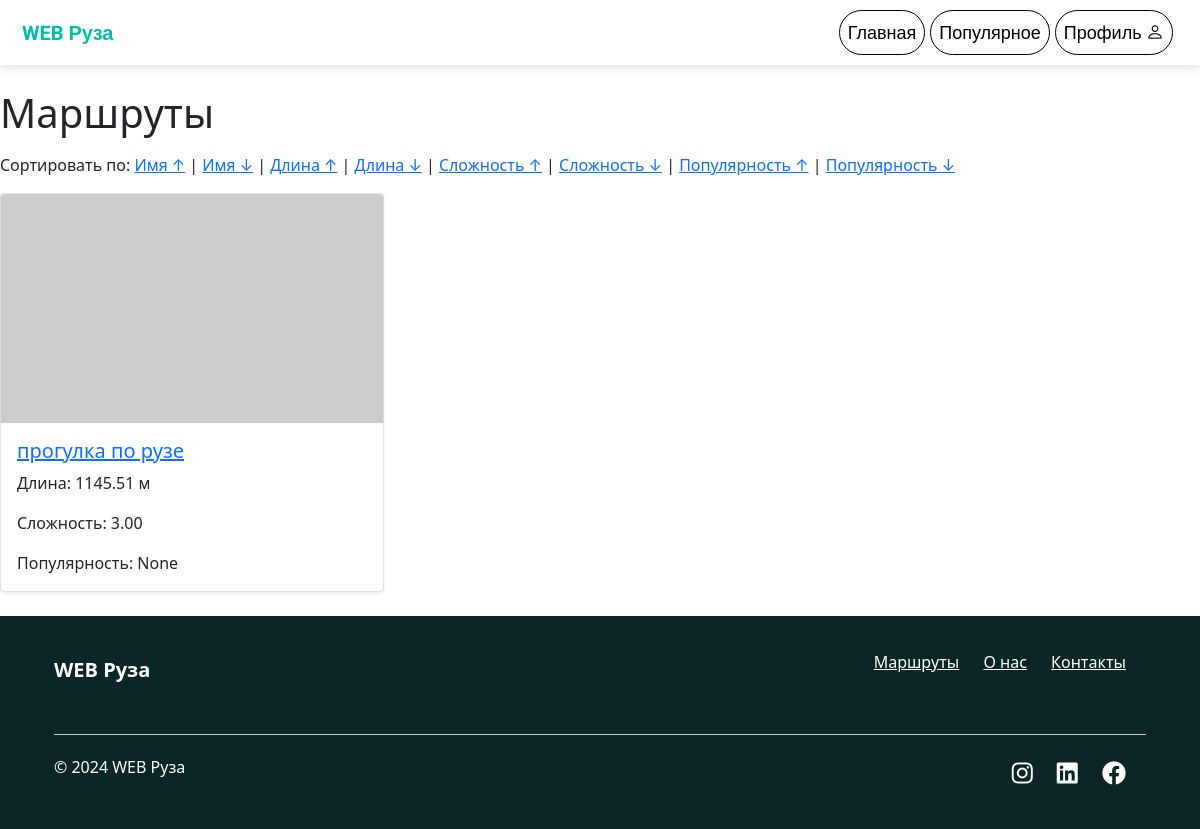
The page /routes/ on the database as committed earlier.
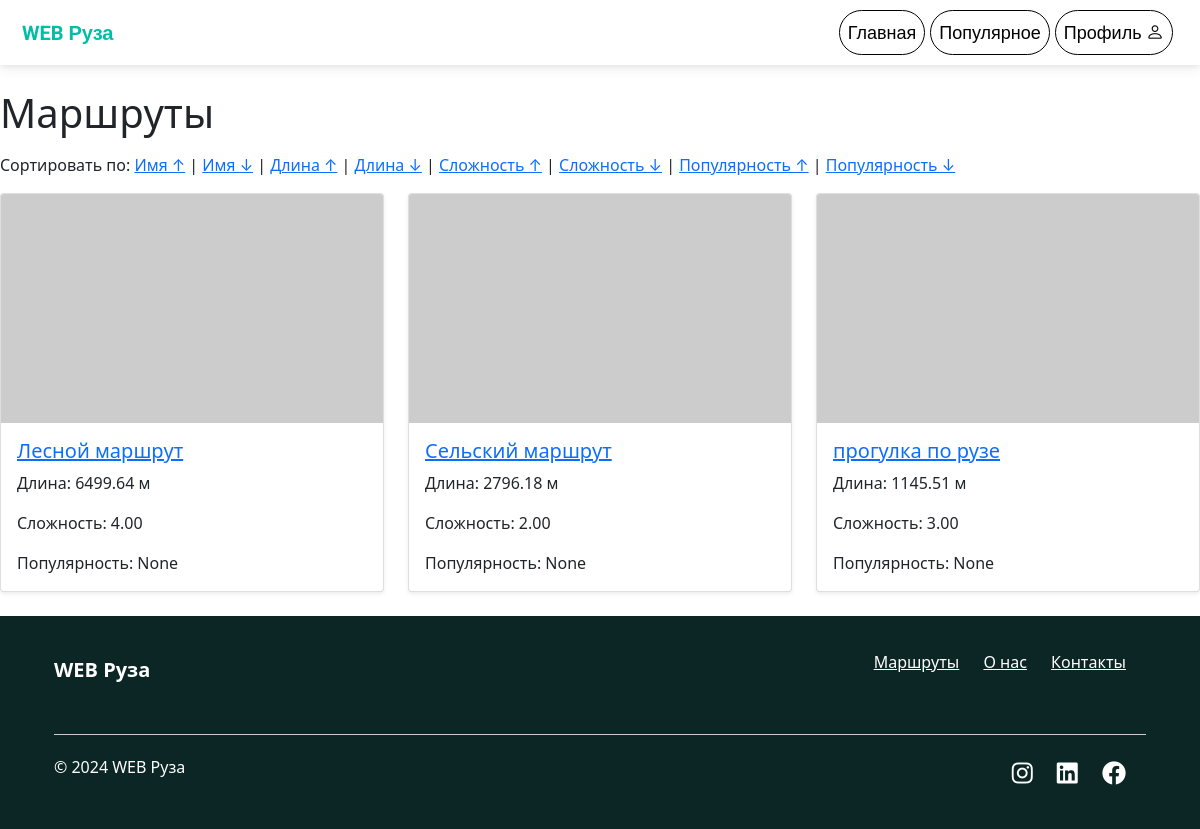
The same page on the database as committed later.
### Constructor/models.py (models this page shows)
class Line(models.Model):
    name = models.TextField(null=True)
    coordinates = models.TextField(null=True)
    length = models.DecimalField(max_digits=7, decimal_places=2, null=True)
    difficulty = models.DecimalField(max_digits=5, decimal_places=2, null=True)
    seasons = models.TextField(null=True)
    popularity = models.DecimalField(max_digits=7, decimal_places=0, null=True)
    notes = models.TextField(null=True)

### Constructor/views.py (the view)
# urls.py: path('routes/', views.route_list, name='route_list'),
def route_list(request):
    sort_by = request.GET.get('sort_by', 'name')  # Default sort by name
    order = request.GET.get('order', 'asc')  # Default order ascending
    if order == 'desc':
        sort_by = '-' + sort_by
    routes = Line.objects.all().order_by(sort_by)
    return render(request, 'route_list.html', {'routes': routes})

### Constructor/templates/route_list.html (shortened to what this page needs)
{% extends 'base_generic.html' %}
{% block content %}
<!DOCTYPE html>
<html lang="ru">
<head>
    <link href="https://cdn.jsdelivr.net/npm/bootstrap@5.1.3/dist/css/bootstrap.min.css" rel="stylesheet">
</head>
<body>
    <h1 class="mt-4 mb-3">Маршруты</h1>
    <div class="mb-3">
        <span>Сортировать по:</span>
        <a href="?sort_by=name&order=asc">Имя ↑</a> |
        <a href="?sort_by=name&order=desc">Имя ↓</a> |
        <a href="?sort_by=length&order=asc">Длина ↑</a> |
        <a href="?sort_by=length&order=desc">Длина ↓</a> |
        <a href="?sort_by=difficulty&order=asc">Сложность ↑</a> |
        <a href="?sort_by=difficulty&order=desc">Сложность ↓</a> |
        <a href="?sort_by=popularity&order=asc">Популярность ↑</a> |
        <a href="?sort_by=popularity&order=desc">Популярность ↓</a>
    </div>
    <div class="row">
        {% for route in routes %}
        <div class="col-md-4">
            <div class="card mb-4 shadow-sm">
                <img class="card-img-top" src="https://via.placeholder.com/500x300" alt="Изображение маршрута">
                <div class="card-body">
                    <h5 class="card-title">
                        <a href="{% url 'route_page' route.id %}">{{ route.name }}</a>
                    </h5>
                    <p class="card-text">Длина: {{ route.length }} м</p>
                    <p class="card-text">Сложность: {{ route.difficulty }}</p>
                    <p class="card-text">Популярность: {{ route.popularity }}</p>
                </div>
            </div>
        </div>
        {% endfor %}
    </div>
</body>
</html>
{% endblock %}

### Rusa/templates/base_generic.html (shortened to what this page needs)
{% load static %}
<!DOCTYPE html>
<html lang="en">
<head>
    <link rel="stylesheet" href="https://cdn.jsdelivr.net/npm/bootstrap-icons@1.10.3/font/bootstrap-icons.css">
    <link href="https://cdnjs.cloudflare.com/ajax/libs/font-awesome/6.0.0/css/all.min.css" rel="stylesheet" />
    <link href="https://cdnjs.cloudflare.com/ajax/libs/mdb-ui-kit/6.2.0/mdb.min.css" rel="stylesheet" />
</head>
<body class="d-flex flex-column min-vh-100">
    <header>
        <nav class="navbar navbar-expand-lg" style="background-color: #fff; padding: 10px">
            <div class="container-fluid">
                <a class="navbar-brand" href="{% url 'home' %}" style="font-family: 'Roboto', sans-serif; font-size: 20px; font-weight: bold; color: #00BFA6">WEB Руза</a>
                <div id="navbarNav">
                    <ul class="navbar-nav d-flex flex-row">
                        <li class="nav-item" style="flex: 0 0 auto; margin-right: 5px;">
                            <a class="nav-link custom-font-size btn-custom" aria-current="page" href="{% url 'home' %}">Главная</a>
                        </li>
                        <li class="nav-item" style="flex: 0 0 auto; margin-right: 5px;">
                            <a class="nav-link custom-font-size btn-custom" href="{% url 'route_list' %}">Популярное</a>
                        </li>
                        <li class="nav-item" style="flex: 0 0 auto; margin-right: 5px;">
                            <a class="nav-link custom-font-size btn-custom" href="{% url 'view_profile' %}">Профиль <i class="bi bi-person"></i></a>
                        </li>
                    </ul>
                </div>
            </div>
        </nav>
    </header>
    {% block content %}
    {% endblock content %}
    <div class="mt-auto">
        <footer class="footer-bottom">
            <div class="container p-4 text-center">
                <div class="row">
                    <div class="col-md-6 text-md-start mb-4">
                        <a class="navbar-brand" href="#">
                            <span style="color: #ffffff; font-weight: bold;">WEB Руза</span>
                        </a>
                    </div>
                    <div class="col-md-6 text-md-end mb-4">
                        <nav>
                            <a href="{% url 'popular' %}">Маршруты</a>
                            <a href="{% url 'about' %}">О нас</a>
                            <a href="#">Контакты</a>
                        </nav>
                    </div>
                </div>
                <div class="footer-separator"></div>
                <div class="row">
                    <div class="col-md-6 text-md-start">
                        <p>© 2024 WEB Руза</p>
                    </div>
                    <div class="col-md-6 text-md-end footer-social-icons">
                        <a href="#"><i class="fab fa-instagram"></i></a>
                        <a href="#"><i class="fab fa-linkedin"></i></a>
                        <a href="#"><i class="fab fa-facebook"></i></a>
                    </div>
                </div>
            </div>
        </footer>
    </div>
</body>
</html>

### Rusa/templates/base_generic.html (style rules this page uses)
.custom-font-size { font-size: 18px; }
.footer-separator { border-top: 1px solid #ccc; margin: 20px 0; }
.footer-social-icons a { color: white; margin-right: 15px; font-size: 1.5em; }
.footer-bottom { background-color: #0B2624; color: white; padding: 10px 0; }
.footer-bottom a { color: white; margin-right: 20px; }
.navbar-nav .nav-link { color: black; }
.btn-custom { font-family: 'Roboto', sans-serif; font-size: 18px; border: 1px solid black; border-radius: 100px; padding: 10px 15px; transition: padding 0.2s, font-size 0.2s; }

Rows that differ between the two databases and show on the page:
added Line: name "Лесной маршрут", length "6499.64", difficulty "4.00", popularity "None"
added Line: name "Сельский маршрут", length "2796.18", difficulty "2.00", popularity "None"
